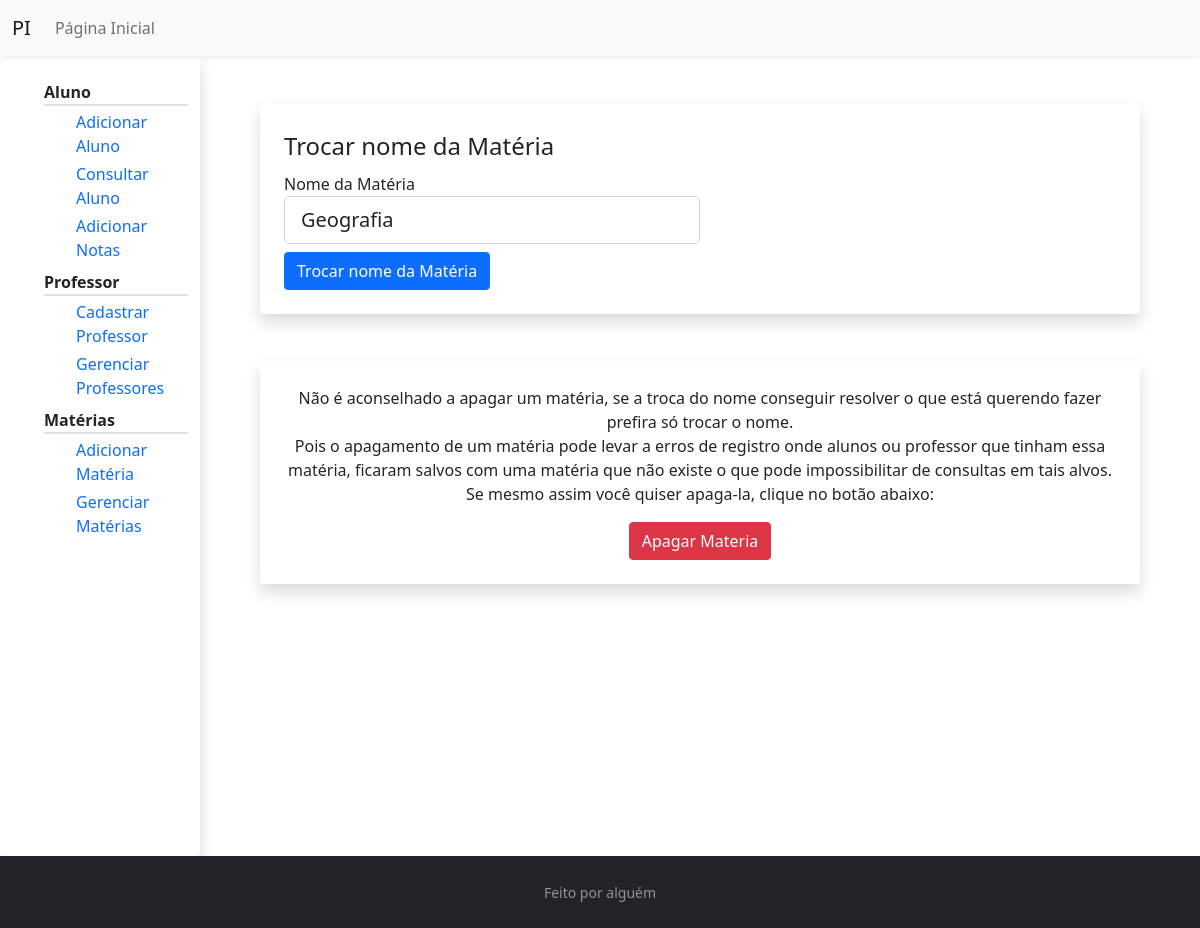
Before: /gerenciar/materia/11 with the older database file.
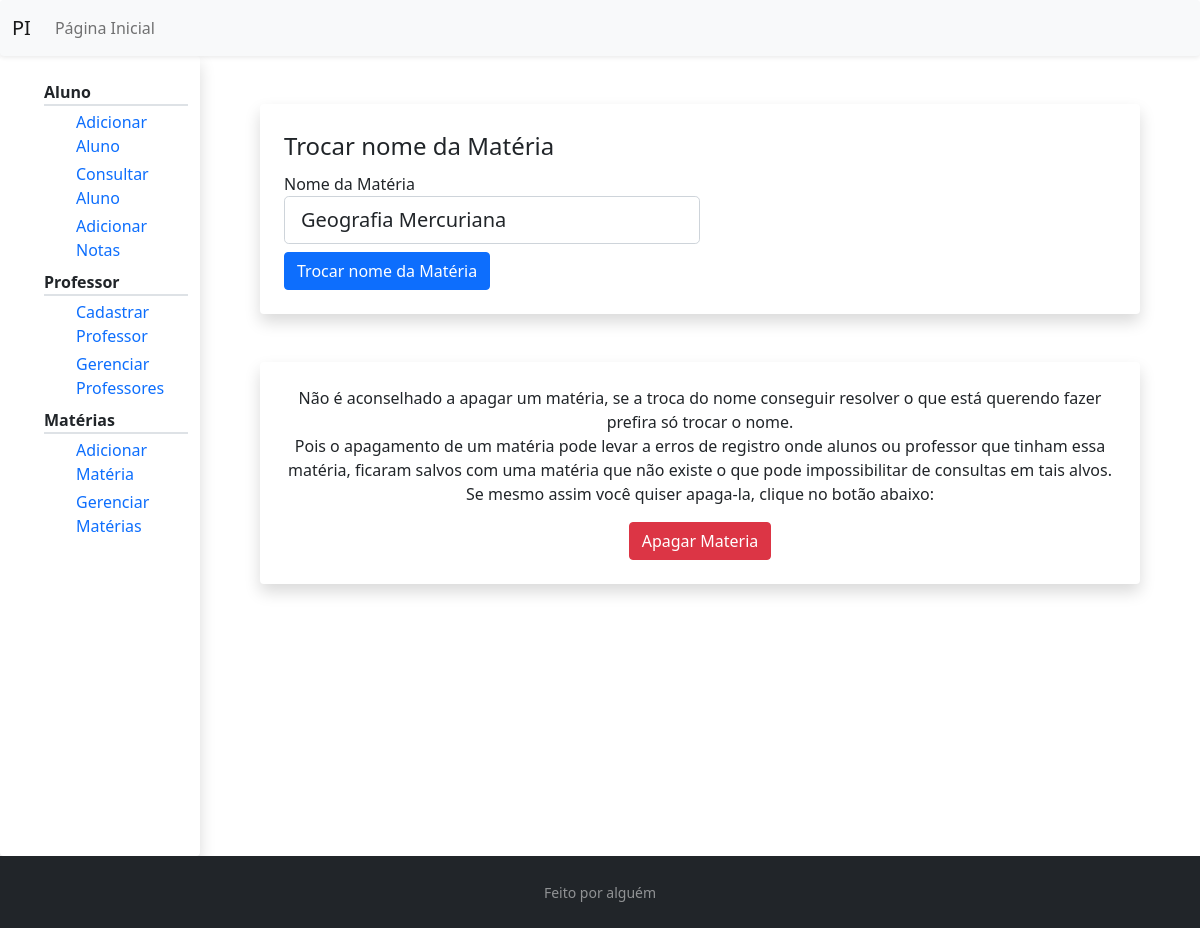
After: the same page with the newer database file.
### pi/models.py (models this page shows, shortened)
class Materia(db.Model):
    id = db.Column(db.Integer, primary_key=True)
    nome = db.Column(db.String(100), nullable=False, unique=True)

### pi/routes.py (the view)
@app.route("/gerenciar/materia/<id_materia>", methods=["GET", "POST"])
def editar_materia(id_materia):
    materia = Materia.query.get_or_404(id_materia)
    materia_nome = materia.nome
    form = EditarMateriaForm()
    if form.validate_on_submit():
        materia.nome = form.nome.data
        db.session.commit()
        flash(f'O nome da matéria {materia_nome} foi alterada para {form.nome.data}!', 'success')
        atualiza_escolhas(choices)
        return redirect(url_for('gerenciar_materia'))
    elif request.method == 'GET':
        form.nome.data = materia.nome
    return render_template('trocar.html',
                            titulo='Trocar Materia',
                            user='materia',
                            form=form)

### pi/forms.py
class EditarMateriaForm(FlaskForm):
    nome = StringField('Nome da Matéria',
                        validators=[DataRequired(),
                        Length(min=2)])
    trocar = SubmitField('Trocar nome da Matéria')

### pi/templates/trocar.html (shortened to what this page needs)
{% extends "professor_layout.html" %}
{% block prof %}
    <div class="shadow p-4 mb-5 bg-white rounded m-5">
        <form action="" method="POST">
            <fieldset class="row g-3">
                {% if user != 'materia' %}
                    <legend class=""> Trocar Senha de {{ professor_nome }} </legend>
                    <div class="col-md-6">
                    {{ form.senha.label(class="form-control-label") }}
                        {% if form.senha.errors %}
                            {{ form.senha(class="form-control form-control-lg is-invalid")}}
                            <div class="invalid-feedback">
                                {% for error in form.senha.errors %}
                                    <span> {{ error }} </span>
                                {% endfor %}
                            </div>
                        {% else %}
                            {{ form.senha(class="form-control form-control-lg") }}
                        {% endif %}
                    </div>
                    <div class="col-md-6">
                        {{ form.confirma_senha.label(class="form-control-label") }}
                        {% if form.confirma_senha.errors %}
                            {{ form.confirma_senha(class="form-control form-control-lg is-invalid")}}
                            <div class="invalid-feedback">
                                {% for error in form.confirma_senha.errors %}
                                    <span> {{ error }} </span>
                                {% endfor %}
                            </div>
                        {% else %}
                            {{ form.confirma_senha(class="form-control form-control-lg") }}
                        {% endif %}
                    </div>
                {% else %}
                    <div class="">
                    <legend class=""> Trocar nome da Matéria </legend>
                    <div class="col-md-6">
                        {{ form.nome.label(class="form-control-label") }}
                        {% if form.nome.errors %}
                            {{ form.nome(class="form-control form-control-lg is-invalid")}}
                            <div class="invalid-feedback">
                                {% for error in form.nome.errors %}
                                    <span> {{ error }} </span>
                                {% endfor %}
                            </div>
                        {% else %}
                            {{ form.nome(class="form-control form-control-lg") }}
                        {% endif %}
                    </div>
                    </div>
                {% endif %}
            </fieldset>
            <div class="row">
                <div class="col mt-2">
                    {{ form.trocar(class="btn btn-primary") }}
                </div>
            </div>
        </form>
    </div>
    <div class="shadow p-4 mb-5 bg-white rounded m-5">
        <div class="text-center">
            <p>
                Não é aconselhado a apagar um matéria, se a troca do nome conseguir resolver o que está querendo fazer prefira só trocar o nome. <br>
                Pois o apagamento de um matéria pode levar a erros de registro onde alunos ou professor que tinham essa matéria, ficaram salvos com uma matéria que não existe o que pode impossibilitar de consultas em tais alvos. <br>
                Se mesmo assim você quiser apaga-la, clique no botão abaixo:
            </p>
            <a class="btn btn-danger" href=""> Apagar Materia </a>
        </div>
    </div>
{% endblock prof %}

Changed rows visible on the page:
changed Materia: nome "Geografia" → "Geografia Mercuriana"
